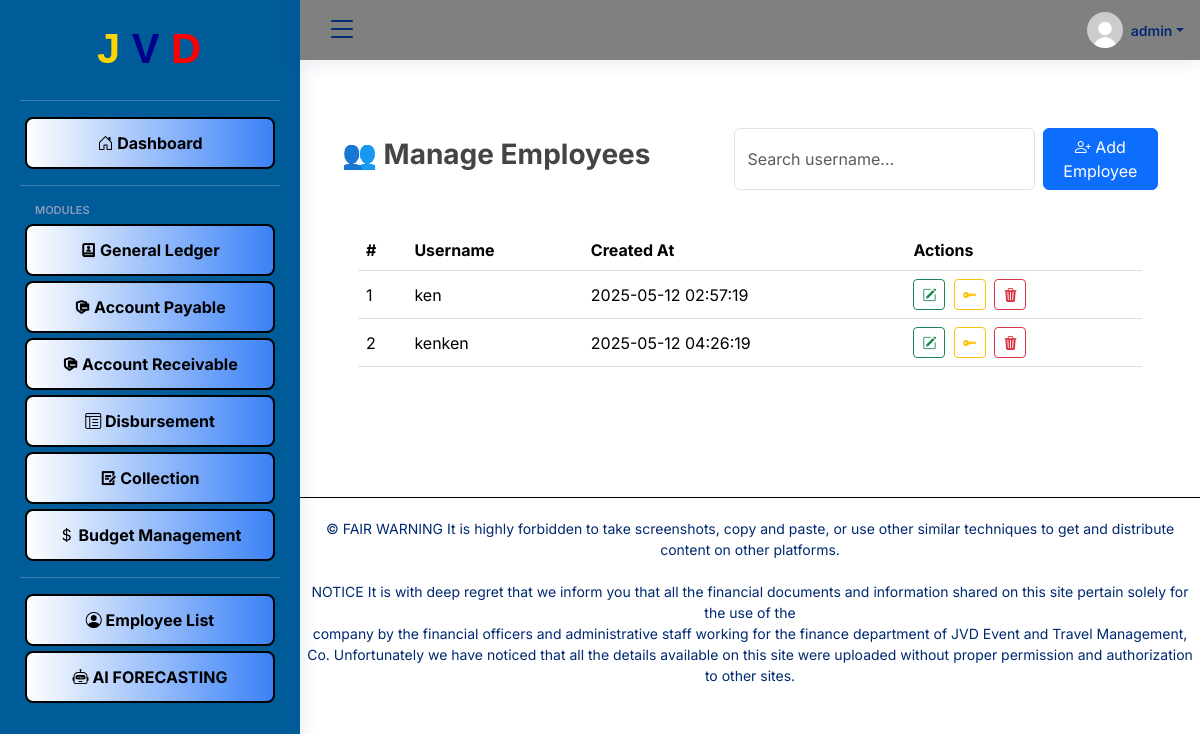
/Employee.php (signed in), run on an earlier commit of the app's database.
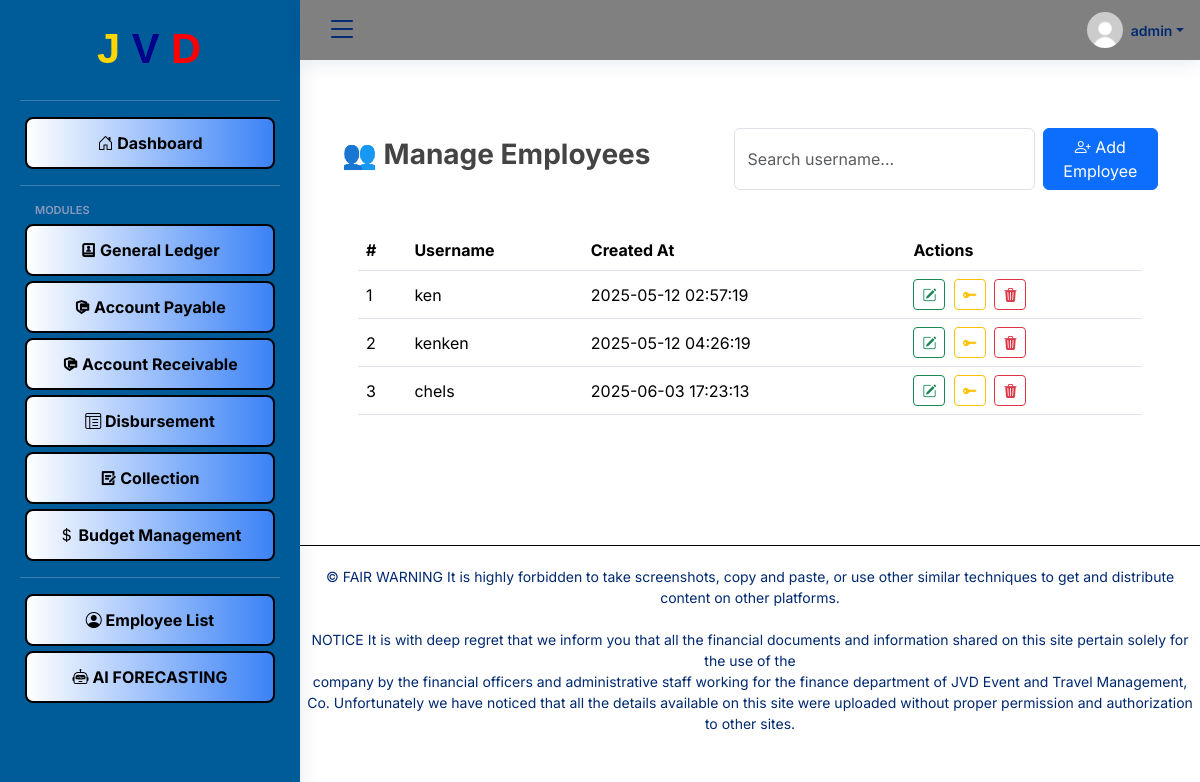
And on a later commit of the database.
### tables this page shows
CREATE TABLE `users` (
  `id` int(11) NOT NULL,
  `username` varchar(50) NOT NULL,
  `password` varchar(255) NOT NULL,
  `role` enum('admin','employee') NOT NULL DEFAULT 'employee',
  `created_at` timestamp NOT NULL DEFAULT current_timestamp()
);

### Employee.php (the view, shortened to what the changed rows need)
  <?php
include 'config/db.php';
$employee_result = $conn->query("SELECT * FROM users WHERE role = 'employee'");
  ?>
  <!DOCTYPE html>
  <html lang="en">
  <head>
    <link href="assets/vendor/bootstrap/css/bootstrap.min.css" rel="stylesheet">
    <link href="assets/vendor/bootstrap-icons/bootstrap-icons.css" rel="stylesheet">
    <link href="assets/vendor/boxicons/css/boxicons.min.css" rel="stylesheet">
    <link href="assets/vendor/quill/quill.snow.css" rel="stylesheet">
    <link href="assets/vendor/quill/quill.bubble.css" rel="stylesheet">
    <link href="assets/vendor/remixicon/remixicon.css" rel="stylesheet">
    <link href="assets/vendor/simple-datatables/style.css" rel="stylesheet">
    <link href="assets/css/style.css" rel="stylesheet">
    <link rel="stylesheet" href="customassets/customcss/signoutnotif.css">
    <link rel="stylesheet" href="customassets/customcss/darkmode.css">
  </head>
  <body>
  <main id="main" class="main">
  <section class="section dashboard">
   <div class="container py-5">
    <div class="card p-3">
      <div class="table-responsive">
        <table class="table table-hover align-middle" id="employeeTable">
          <thead>
            <tr>
              <th>#</th>
              <th>Username</th>
              <th>Created At</th>
              <th>Actions</th>
            </tr>
          </thead>
          <tbody>
            <?php if ($employee_result->num_rows > 0): ?>
            <?php $i = 1; while($row = $employee_result->fetch_assoc()): ?>
                <tr>
                  <td><?= $i++ ?></td>
                  <td><?= htmlspecialchars($row['username']) ?></td>
                  <td><?= $row['created_at'] ?></td>
                  <td>
                    <button class="btn btn-sm btn-outline-success me-1" onclick="editEmployee(<?= $row['id'] ?>, '<?= $row['username'] ?>')"><i class="bi bi-pencil-square"></i></button>
                    <button class="btn btn-sm btn-outline-warning me-1" onclick="resetPassword(<?= $row['id'] ?>)"><i class="bi bi-key-fill"></i></button>
                    <button class="btn btn-sm btn-outline-danger" onclick="deleteEmployee(<?= $row['id'] ?>)"><i class="bi bi-trash3-fill"></i></button>
                  </td>
                </tr>
              <?php endwhile; ?>
            <?php else: ?>
              <tr><td colspan="4" class="text-center text-muted">No employee accounts found.</td></tr>
            <?php endif; ?>
          </tbody>
        </table>
      </div>
    </div>
  </div>
  </section>
</main>
  </body>
  </html>

What changed in the data, as far as the page shows it:
added users: username "chels", created_at "2025-06-03 17:23:13"
